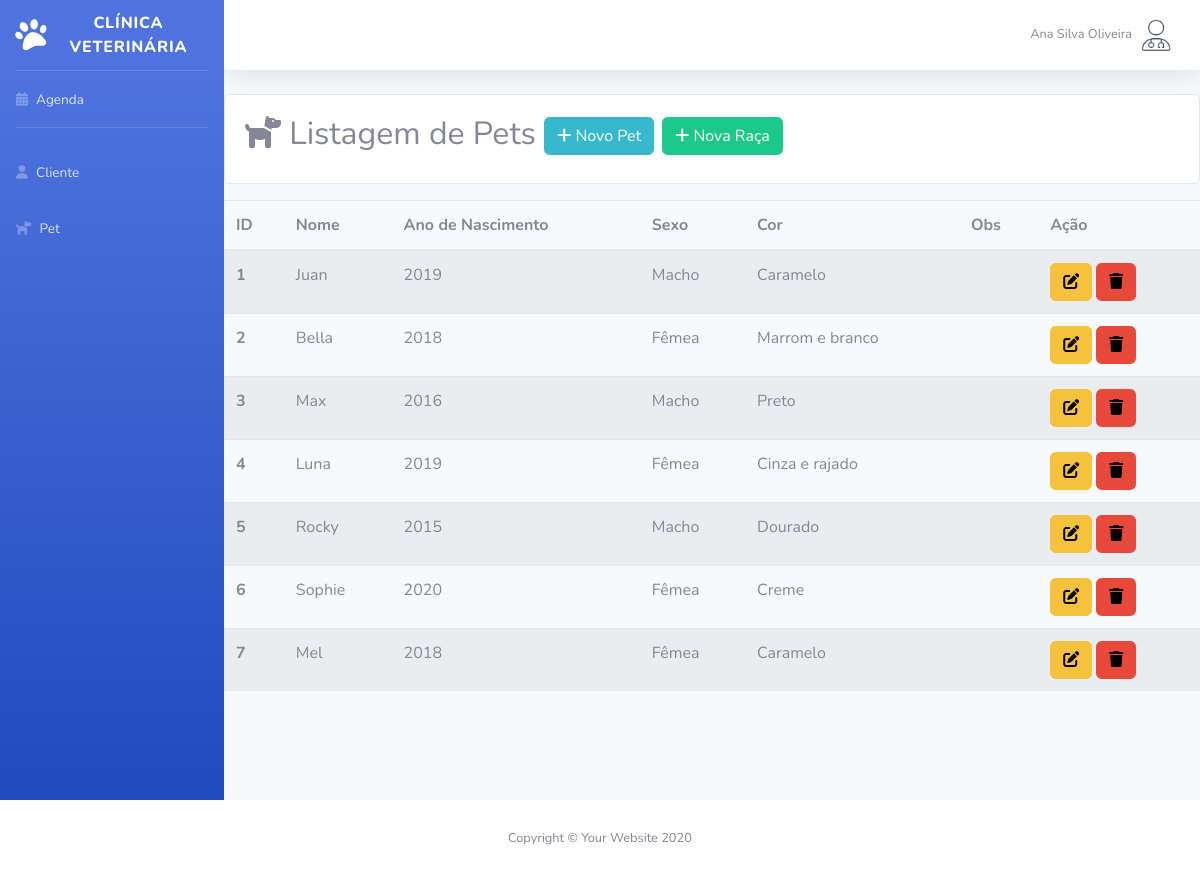
Before: /Sistema/Vet/listagemPet.php (signed in) with the older database file.
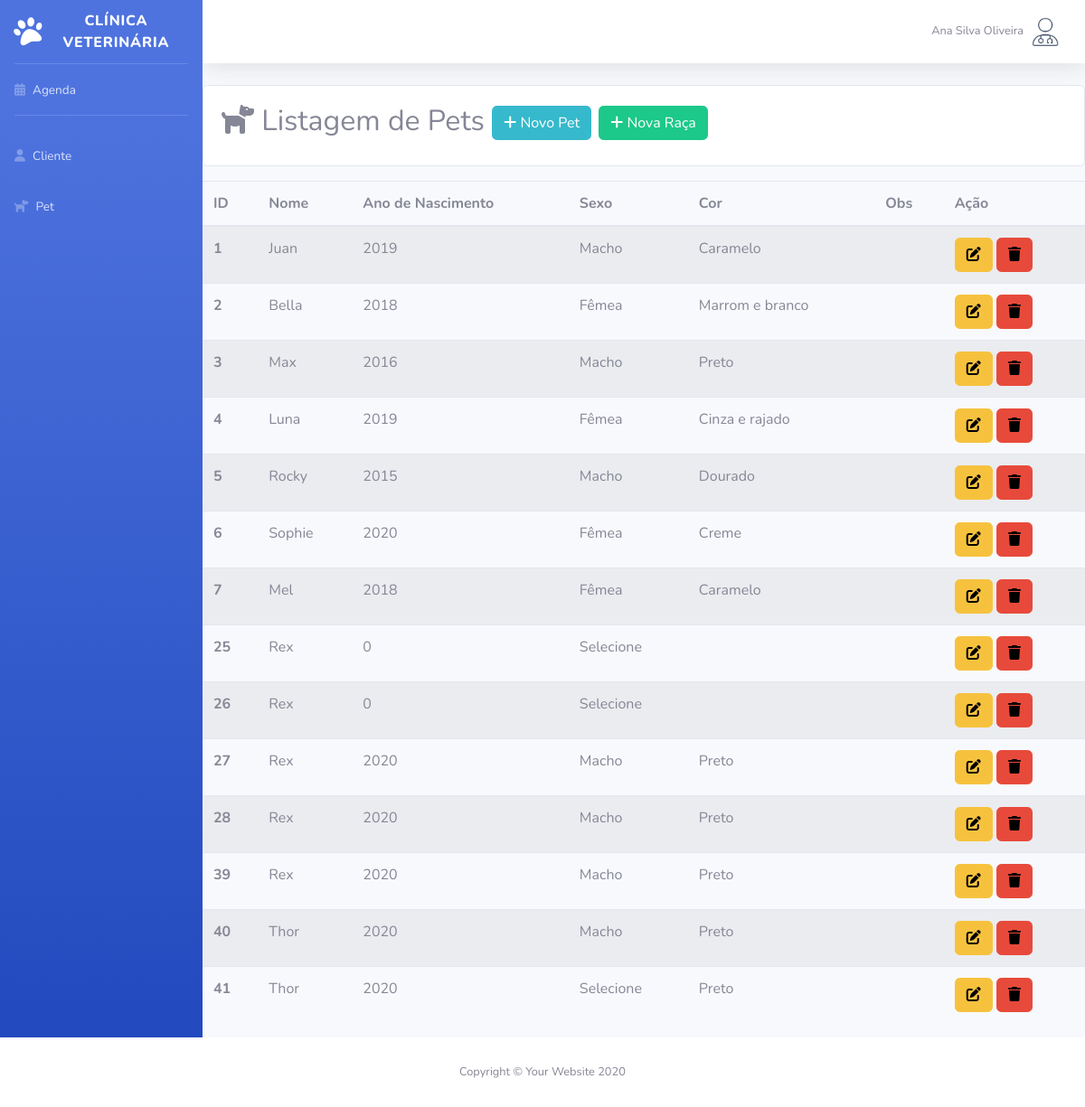
After: the same page with the newer database file.
### tables this page shows
CREATE TABLE `pet` (
  `id` int(11) NOT NULL,
  `status` varchar(10) NOT NULL,
  `nome` varchar(100) NOT NULL,
  `especie` varchar(50) NOT NULL,
  `anoNascimento` int(11) NOT NULL,
  `sexo` varchar(15) NOT NULL,
  `cor` varchar(50) NOT NULL,
  `obs` varchar(300) DEFAULT NULL,
  `cliente_id` int(11) NOT NULL,
  `raca_id` int(11) DEFAULT NULL
);

### Sistema/Vet/listagemPet.php (the view, shortened to what this page needs)
<?php
require_once("conexao.php");
$sql = "select * from pet";
$resultado = mysqli_query($conexao, $sql);
?>
<!DOCTYPE html>
<html lang="pt-br">
<head>
    <link href="vendor/fontawesome-free/css/all.min.css" rel="stylesheet" type="text/css">
    <link href="css/sb-admin-2.min.css" rel="stylesheet">
</head>
<body id="page-top">
    <div id="wrapper">
        <?php require_once("sidebarVet.php"); ?>
        <div id="content-wrapper" class="d-flex flex-column">
            <div id="content">
                <?php require_once("topbarVet.php"); ?>
                    <div class="card mt-3 mb-3">
                        <div class="card-body">
                            <h2><i class="fa-solid fa-dog"></i> Listagem de Pets <a
                                        href="cadastroPet.php" class="btn btn-info btn-sn"><i class="fa-solid fa-plus"
                                        style="color: #ffffff;"></i> Novo Pet</a>
                                        <a href="cadastroRaca.php" class="btn btn-success btn-sn"><i class="fa-solid fa-plus"
                                        style="color: #ffffff;"></i> Nova Raça</a>
                                    </h2>
                        </div>
                        </div>
                    <table class="table table-striped table-hover">
                        <thead>
                            <tr>
                                <th scope="col">ID</th>
                                <th scope="col">Nome</th>
                                <th scope="col">Ano de Nascimento</th>
                                <th scope="col">Sexo</th>
                                <th scope="col">Cor</th>
                                <th scope="col">Obs</th>
                                <th scope="col">Ação</th>
                            </tr>
                        </thead>
                        <tbody>
                            <?php while ($linha = mysqli_fetch_array($resultado)) { ?>
                                <tr>
                                    <th scope="row">
                                        <?= $linha['id'] ?>
                                    </th>
                                    <td>
                                        <?= $linha['nome'] ?>
                                    </td>
                                    <td>
                                        <?= $linha['anoNascimento'] ?>
                                    </td>
                                    <td>
                                        <?= $linha['sexo'] ?>
                                    </td>
                                    <td>
                                        <?= $linha['cor'] ?>
                                    </td>
                                    <td>
                                    </td>
                                    <td>
                                        <a href="editarPet.php?id=<?= $linha['id'] ?>" class="btn btn-warning"><i
                                                class="fa-solid fa-pen-to-square" style="color: #000000;"></i></a>
                                        <a href="listagemPet.php?id=<?= $linha['id'] ?>" class="btn btn-danger"
                                            onclick="return confirm('Confirma exclusão?')"><i class="fa-solid fa-trash"
                                                style="color: #000000;"></i></a>
                                    </td>
                                </tr>
                            <?php } ?>
                            </table>
                </div>
                <?php require_once("footer.php"); ?>
</body>
</html>

### Sistema/Vet/sidebarVet.php
<ul class="navbar-nav bg-gradient-primary sidebar sidebar-dark accordion" id="accordionSidebar">
    <a class="sidebar-brand d-flex align-items-center justify-content-center" href="indexAdmin.php">
        <div class="sidebar-brand-icon rotate-n-15">
        <i class="fa-solid fa-paw"></i>
        </div>
        <div class="sidebar-brand-text mx-1">Clínica Veterinária</div>
    </a>
    <hr class="sidebar-divider my-0">
    <li class="nav-item">
        <a class="nav-link" href="listagemAgenda.php">
            <i class="fa-solid fa-calendar-days"></i>
            <span>Agenda</span>
        </a>
    </li>
    <hr class="sidebar-divider">
    <li class="nav-item">
        <a class="nav-link" href="listagemCliente.php">
        <i class="fa-solid fa-user"></i>
            <span>Cliente</span>
        </a>
    </li>
    <li class="nav-item">
        <a class="nav-link" href="listagemPet.php">
        <i class="fa-solid fa-dog"></i>
            <span>Pet</span>
        </a>
    </li>
</ul>

### Sistema/Vet/topbarVet.php (shortened to what this page needs)
<?php
if (isset($_SESSION['id']) && isset($_SESSION['nome'])) {
    $nome_veterinario = $_SESSION['nome'];
?>
    <nav class="navbar navbar-expand navbar-light bg-white topbar mb-4 static-top shadow">
        <ul class="navbar-nav ml-auto">
            <li class="nav-item dropdown no-arrow">
                <a class="nav-link dropdown-toggle" href="#" id="userDropdown" role="button" data-toggle="dropdown" aria-haspopup="true" aria-expanded="false">
                    <span class="mr-2 d-none d-lg-inline text-gray-600 small"><?=$nome_veterinario?></span>
                    <img class="img-profile " src="img/vet.png">
                </a>
            </li>
        </ul>
    </nav>
<?php } ?>

### Sistema/Vet/footer.php (shortened to what this page needs)
</div>
            </div>
            <footer class="sticky-footer bg-white">
                <div class="container my-auto">
                    <div class="copyright text-center my-auto">
                        <span>Copyright &copy; Your Website 2020</span>
                    </div>
                </div>
            </footer>

Changed rows visible on the page:
added pet: id "25", nome "Rex", anoNascimento "0", sexo "Selecione"
added pet: id "26", nome "Rex", anoNascimento "0", sexo "Selecione"
added pet: id "27", nome "Rex", anoNascimento "2020", sexo "Macho", cor "Preto"
added pet: id "28", nome "Rex", anoNascimento "2020", sexo "Macho", cor "Preto"
added pet: id "39", nome "Rex", anoNascimento "2020", sexo "Macho", cor "Preto"
added pet: id "40", nome "Thor", anoNascimento "2020", sexo "Macho", cor "Preto"
added pet: id "41", nome "Thor", anoNascimento "2020", sexo "Selecione", cor "Preto"
